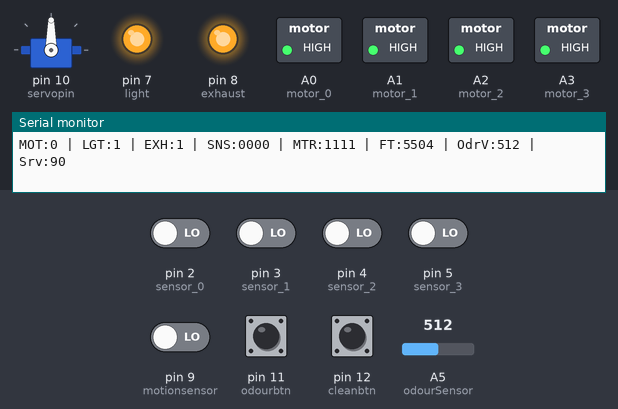
The sketch below on a simulated Arduino Uno, built with avr-gcc and run on an emulated ATmega328P. Parts: servo, switched loads named in the sketch (green lamp = pin HIGH), output pins drawn as LEDs (lit = HIGH), the last lines printed to the serial monitor. Inputs (shaded band) come from the test bench; at power-on: pin 11 (odourbtn), pin 12 (cleanbtn) HIGH, pin 2 (sensor_0), pin 3 (sensor_1), pin 4 (sensor_2), pin 5 (sensor_3), pin 9 (motionsensor) LOW, A5 (odourSensor) = 512.

Above: at 1.2 s.
1.3 s: pin 11 (odourbtn) pulled LOW for 0.15 s
At 2.6 s:
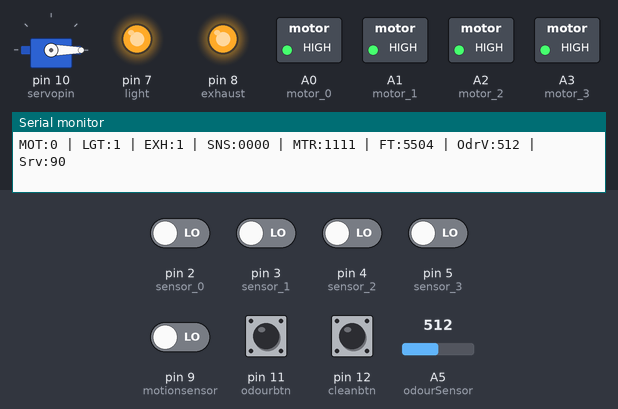
4.4 s: pin 2 (sensor_0) driven HIGH
At 5.0 s:
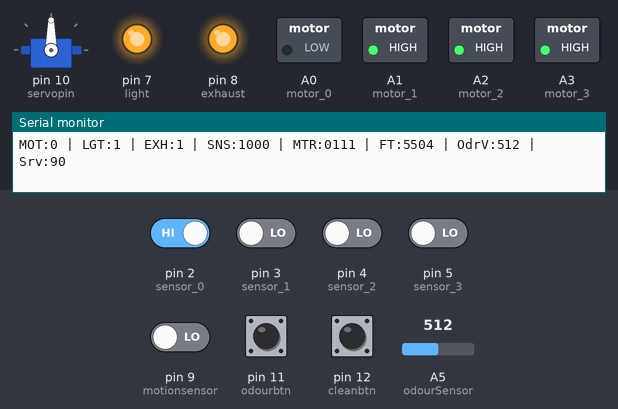
5.9 s: pin 3 (sensor_1) driven HIGH
At 6.7 s:
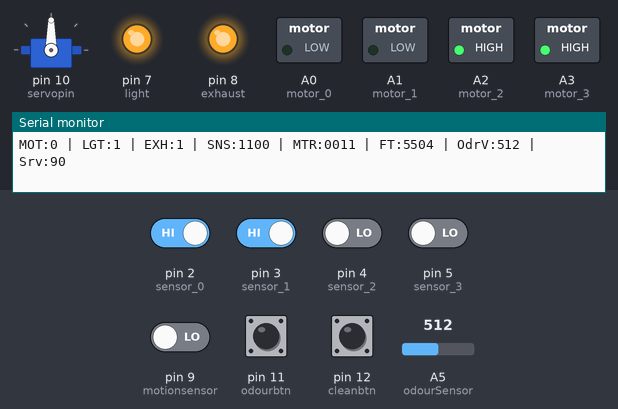
7.4 s: pin 4 (sensor_2) driven HIGH
At 8.4 s:
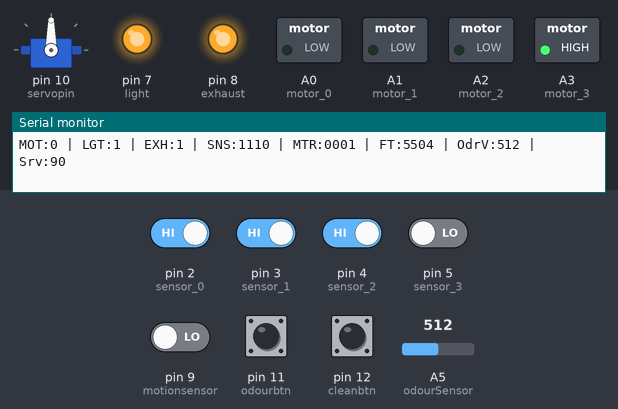
10.4 s: pin 5 (sensor_3) driven HIGH
At 12.3 s:
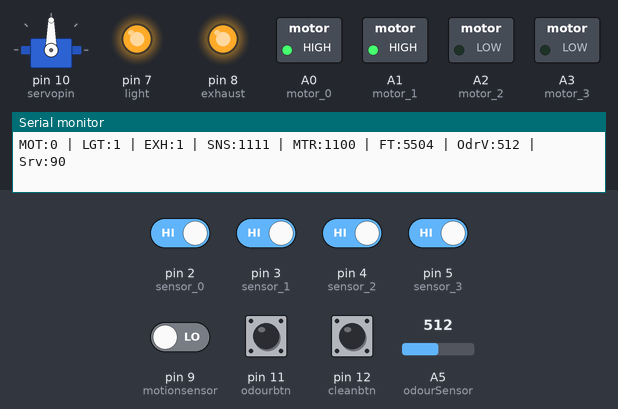
13.4 s: pin 9 (motionsensor) driven HIGH
At 14.4 s:
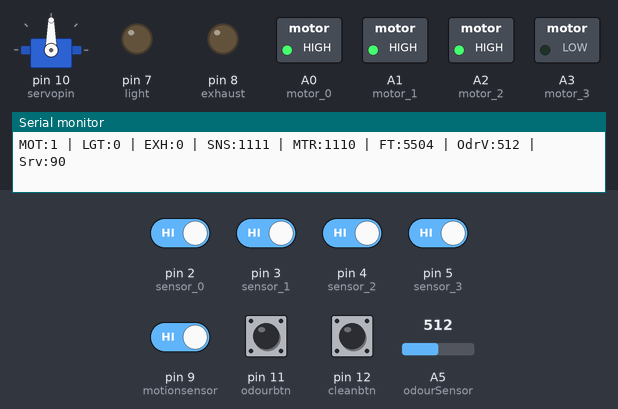
Timing chart, 0 to 17.4 s (numbered marks = the images above; inputs shaded):
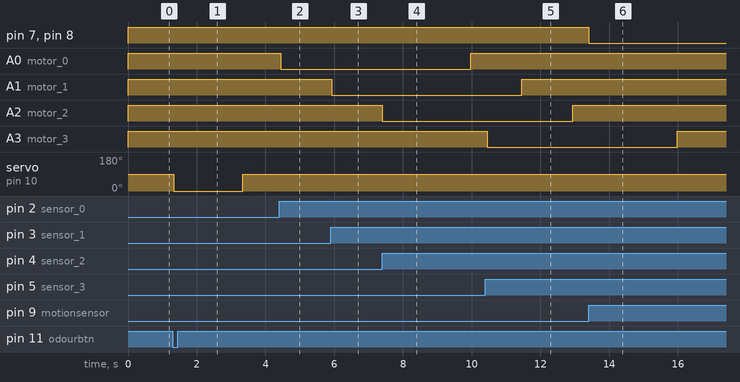

Measured:
- after the input at 1.3 s, servo on pin 10 (servopin): 90° → 0° at once, → 90° 2.0 s later
- after the input at 4.4 s, A0 (motor_0): HIGH → LOW at once
- after the input at 5.9 s, A1 (motor_1): HIGH → LOW at once
- after the input at 7.4 s, A2 (motor_2): HIGH → LOW at once
- after the input at 10.4 s, A3 (motor_3): HIGH → LOW after 0.05 s
- after the input at 13.4 s, pin 7 (light), pin 8 (exhaust): HIGH → LOW at once

The sketch:

hydro_smart_controller.ino
```cpp
#include <Servo.h>
Servo myservo;

int servoHome = 90;
int servoWork = 0;

#define light 7
#define exhaust 8
#define motionsensor 9
#define odourSensor A5
#define sensor_0 2
#define sensor_1 3
#define sensor_2 4
#define sensor_3 5
#define motor_0 A0
#define motor_1 A1
#define motor_2 A2
#define motor_3 A3
#define potentiometer A4
#define cleanbtn 12
#define odourbtn 11
#define servopin 10

int val_0 = 1;
int val_1 = 1;
int val_2 = 1;
int val_3 = 1;

int lastval_0 = 1;
int lastval_1 = 1;
int lastval_2 = 1;
int lastval_3 = 1;

unsigned long time_0;
unsigned long time_1;
unsigned long time_2;
unsigned long time_3;

bool active_0 = false;
bool active_1 = false;
bool active_2 = false;
bool active_3 = false;

int flash_time = 1000;
int odourValue = 0;


void setup() {
  myservo.attach(servopin);
myservo.write(servoHome);
  pinMode(exhaust,OUTPUT);
  pinMode(light,OUTPUT);
  pinMode(motionsensor,INPUT);

  pinMode(cleanbtn, INPUT_PULLUP);
  pinMode(odourbtn, INPUT_PULLUP);
  pinMode(potentiometer, INPUT);
  pinMode(sensor_0, INPUT);
  pinMode(sensor_1, INPUT);
  pinMode(sensor_2, INPUT);
  pinMode(sensor_3, INPUT);
  pinMode(motor_0, OUTPUT);
  pinMode(motor_1, OUTPUT);
  pinMode(motor_2, OUTPUT);
  pinMode(motor_3, OUTPUT);
  digitalWrite(motor_0, 1);
  digitalWrite(motor_1, 1);
  digitalWrite(motor_2, 1);
  digitalWrite(motor_3, 1);
 flash_time = analogRead(potentiometer);
flash_time=map(flash_time,0,1023,1000,10000);


  Serial.begin(9600);

}

void loop() {
  if (digitalRead(odourbtn) == LOW) {
  myservo.write(servoWork);
  delay(2000);
  myservo.write(servoHome);

  while (digitalRead(odourbtn) == LOW);
}

  if(digitalRead(cleanbtn)==0){digitalWrite(motor_0,0); digitalWrite(motor_1,0); digitalWrite(motor_2,0); digitalWrite(motor_3,0); delay(5000); digitalWrite(motor_0,1); digitalWrite(motor_1,1); digitalWrite(motor_2,1); digitalWrite(motor_3,1); }
  if(digitalRead(motionsensor)) {
    digitalWrite(light, 0);
    digitalWrite(exhaust, 0);
  }else {
     digitalWrite(light, 1);
    digitalWrite(exhaust, 1);
  }

odourValue = analogRead(odourSensor);

    val_0 = digitalRead(sensor_0);
  val_1 = digitalRead(sensor_1);
  val_2 = digitalRead(sensor_2);
  val_3 = digitalRead(sensor_3);


  if (val_0 == 1 && lastval_0 == 0) {
    digitalWrite(motor_0, 0);
    time_0 = millis();
    active_0 = true;
  }

  if (active_0) {
    if (millis() - time_0 >= flash_time) {
      digitalWrite(motor_0, 1);
      active_0 = false;
    }
  }
  ///////////////////////////////////////////////////////////////////////
  if (val_1 == 1 && lastval_1 == 0) {
    digitalWrite(motor_1, 0);
    time_1 = millis();
    active_1 = true;
  }

  if (active_1) {
    if (millis() - time_1 >= flash_time) {
      digitalWrite(motor_1, 1);
      active_1 = false;
    }
  }
/////////////////////////////////////////////////////////////////////////
  if (val_2 == 1 && lastval_2 == 0) {
    digitalWrite(motor_2, 0);
    time_2 = millis();
    active_2 = true;
  }

  if (active_2) {
    if (millis() - time_2 >= flash_time) {
      digitalWrite(motor_2, 1);
      active_2 = false;
    }
  }
  ///////////////////////////////////////////////////////////////////////
    if (val_3 == 1 && lastval_3 == 0) {
    digitalWrite(motor_3, 0);
    time_3 = millis();
    active_3 = true;
  }

  if (active_3) {
    if (millis() - time_3 >= flash_time) {
      digitalWrite(motor_3, 1);
      active_3 = false;
    }
  }
  ///////////////////////////////////////////////////////////////////////
  lastval_0 = val_0;
  lastval_1 = val_1;
  lastval_2 = val_2;
  lastval_3 = val_3;
  printData();
}

void printData() {
  Serial.print("MOT:"); Serial.print(digitalRead(motionsensor));
  Serial.print(" | LGT:"); Serial.print(digitalRead(light));
  Serial.print(" | EXH:"); Serial.print(digitalRead(exhaust));

  Serial.print(" | SNS:");
  Serial.print(val_0); Serial.print(val_1); Serial.print(val_2); Serial.print(val_3);

  Serial.print(" | MTR:");
  Serial.print(digitalRead(motor_0)); Serial.print(digitalRead(motor_1));
  Serial.print(digitalRead(motor_2)); Serial.print(digitalRead(motor_3));

  Serial.print(" | FT:"); Serial.print(flash_time);
  Serial.print(" | OdrV:"); Serial.print(odourValue);
  Serial.print(" | Srv:"); Serial.println(myservo.read());
}
```
